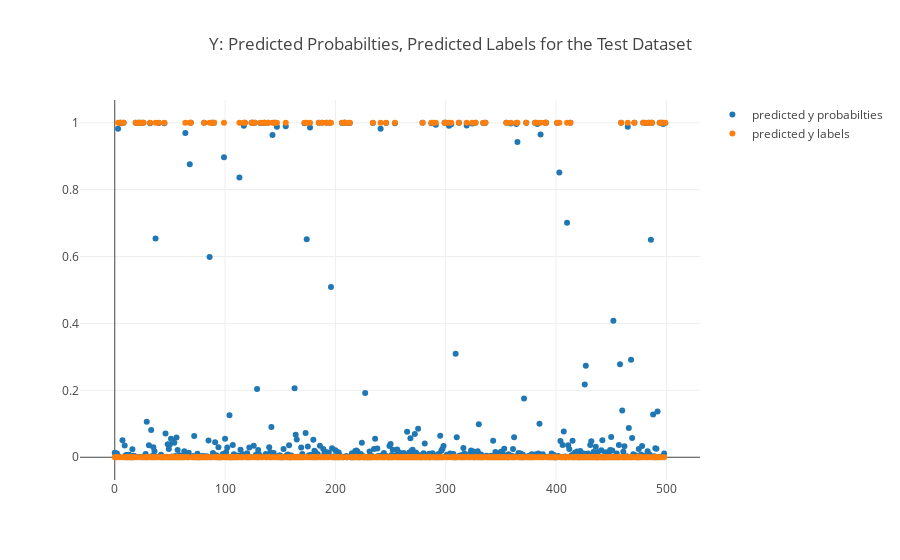

This figure's notebook cell:
### Code cell
# Create a plot to show the predicted y probabilties for the real test set
num = 500

# predicted y probabilties
trace0 = go.Scatter(
    x = [x for x in range(num)],
    y = y_pred[:num].flatten(),
    mode = 'markers',
    name = 'predicted y probabilties'
)

# predicted y labels
trace1 = go.Scatter(
    x = [x for x in range(num)],
    y = y_pred_labels[:num].flatten(),
    mode = 'markers',
    name = 'predicted y labels'
)

data = [trace0, trace1]

fig = go.Figure(data=data, layout = {'title':'Y: Predicted Probabilties, Predicted Labels for the Test Dataset'})
iplot(fig)

### Figure 1 — Plotly figure (JSON) as saved in the notebook; plotly's stock layout.template omitted (floating-point values rounded to 4 significant figures; data arrays with more than 128 entries replaced by an {"elided": "..."} marker saying what was removed)
{"data": [{"mode": "markers", "name": "predicted y probabilties", "type": "scatter", "x": {"elided": "500 int values"}, "y": {"elided": "500 float values"}}, {"mode": "markers", "name": "predicted y labels", "type": "scatter", "x": {"elided": "500 int values"}, "y": {"elided": "500 int values"}}], "layout": {"autosize": true, "title": "Y: Predicted Probabilties, Predicted Labels for the Test Dataset", "xaxis": {"autorange": true, "range": [-30.18, 529.2], "type": "linear"}, "yaxis": {"autorange": true, "range": [-0.07325, 1.073], "type": "linear"}}}
